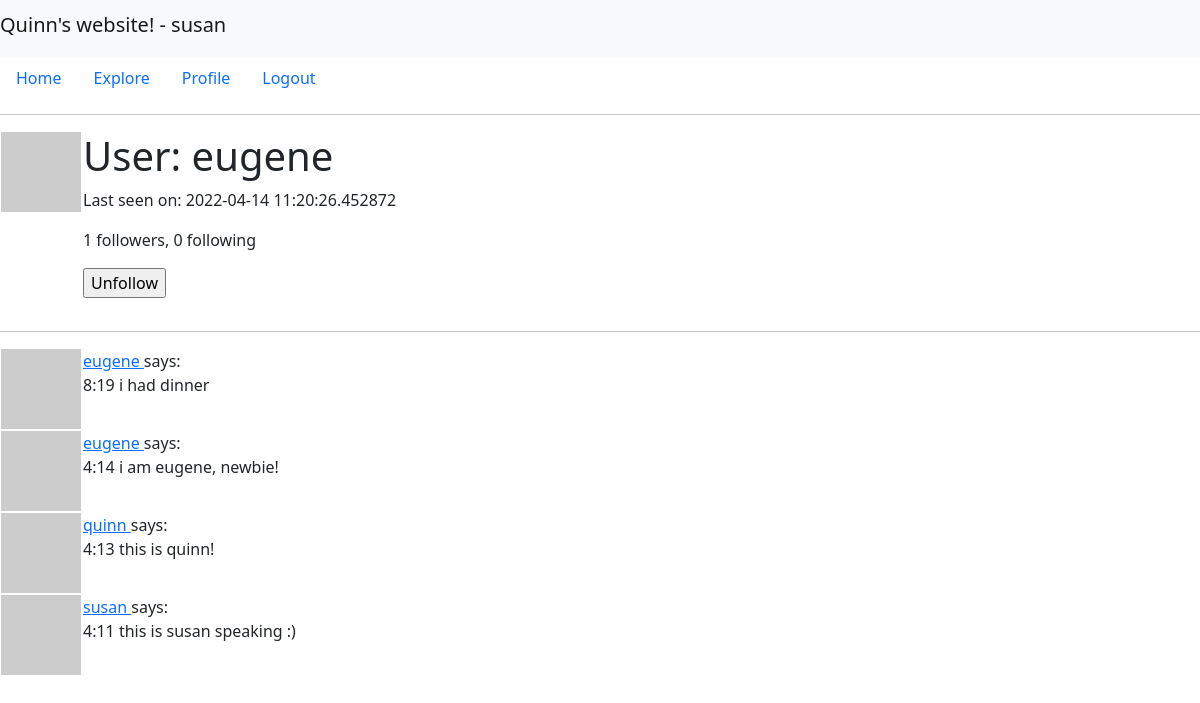
/user/eugene (signed in), run on the app's committed database.
### app/models.py (models this page shows, shortened)
class User(UserMixin,db.Model): # tutorial 5 -usermixin
    id=db.Column(db.Integer,primary_key=True)
    username=db.Column(db.String(64),index=True,unique=True)
    email=db.Column(db.String(120),index=True,unique=True)
    password_hash=db.Column(db.String(128))
    posts=db.relationship('Post',backref='author',lazy='dynamic') # User 생성시에 posts는 입력하지 않음,걍 relationship임(line45와 비교)
    about_me=db.Column(db.String(140))
    last_seen=db.Column(db.DateTime,default=datetime.utcnow)
    followed=db.relationship(
        'User',secondary=followers,
        primaryjoin=(followers.c.follower_id==id), # 팬(follower)
        secondaryjoin=(followers.c.followed_id==id), # 연예인(followed)
        backref=db.backref('followers',lazy='dynamic'),lazy='dynamic'#
    )
    def avatar(self,size):
        digest=md5(self.email.lower().encode('utf-8')).hexdigest()
        return 'https://www.gravatar.com/avatar/{}?d=identicon&s={}'.format(digest,size)
    def is_following(self,user):
        return self.followed.filter(
            followers.c.followed_id==user.id).count()>0
    def followed_posts(self):
        followed= Post.query.join( # after join: 전체 post 테이블에 follower id가 추가됨.
            followers,(followers.c.followed_id==Post.user_id)).filter(
                followers.c.follower_id==self.id)
        own=Post.query.filter_by(user_id=self.id)
        return followed.union(own).order_by(Post.timestamp.desc()) # after filter: 이 함수를 쓸 follower user가 follow한 포스트 테이블만 추려짐

class Post(db.Model):
    id=db.Column(db.Integer,primary_key=True)
    body=db.Column(db.String(140))
    timestamp=db.Column(db.DateTime,index=True,default=datetime.utcnow)
    user_id=db.Column(db.Integer,db.ForeignKey('user.id')) # user_id는 Post를 생성할 때 필수로 입력해야 함.

### app/routes.py (the view)
@app.route('/user/<username>') # user's profile page
@login_required
def user(username):
    user=User.query.filter_by(username=username).first_or_404() # first()의 variant로, query했을 때 값이 없으면 404 error발생
    posts=current_user.followed_posts().all()
    form=EmptyForm() # 팔로우 기능만들때 추가된 코드
    return render_template('user.html',user=user,posts=posts,form=form)

### app/forms.py
class EmptyForm(FlaskForm): # follow 기능에 필요함
    submit=SubmitField('Submit')

### app/models.py (called while the page is built)
@login.user_loader # tutorial 5 - every time when logged in user navigates to new page, flask-login retrieves id of him from the session and load it into memory
def load_user(id):# bc flask-login know nothing about db, so user_loader helps the extention to load a user
    return User.query.get(int(id))

### app/routes.py (called while the page is built)
@app.before_request # this decorator is useful bc now i can insert code i want to execute before any view function
def before_request():
    if current_user.is_authenticated:
        current_user.last_seen=datetime.utcnow()
        db.session.commit()

### app/templates/user.html (shortened to what this page needs)
{% extends 'layout/base.html' %}
{% block content%}
<table>
    <tr valign="top">
        <td><img src="{{user.avatar(128)}}"></td>
        <td>
            <h1>User: {{user.username}}</h1>
            {%if user.last_seen%}<p>Last seen on: {{user.last_seen}}</p>{%endif%}
            <p>{{user.followers.count()}} followers, {{user.followed.count()}} following</p>
            {%if user ==current_user%}
            <p><a href="{{url_for('edit_profile')}}">Wanna edit your profile?</a></p>
            {%else%}
            <p>
                <form action="{{url_for('unfollow',username=user.username)}}" method="post">
                    {{form.submit(value='Unfollow')}}
                </form>
            </p>
            {%endif%}
        </td>
    </tr>
</table>
    <hr>
    {%for post in posts%}
    {%include 'layout/_post.html'%}
    {%endfor%}
{%endblock%}

### app/templates/layout/base.html (shortened to what this page needs)
<!doctype html>
<html lang="en">
  <head>
    <link href="https://cdn.jsdelivr.net/npm/bootstrap@5.1.3/dist/css/bootstrap.min.css" rel="stylesheet">
  </head>
  <body>
    <nav class="navbar navbar-light bg-light">
      <span class="navbar-brand mb-2 h1">Quinn's website! - {{current_user.username}}</span>
    </nav>
    <ul class="nav">
      <li class="nav-item">
        <a class="nav-link" href="{{url_for('index')}}">Home</a>
      </li>
      <li class="nav-item">
        <a class="nav-link" href="{{url_for('explore')}}">Explore</a>
      </li>
      {% if current_user.is_anonymous %}
      <li class="nav-item">
        <a class="nav-link" href="{{url_for('login')}}">Login</a>
      </li>
      {%else %}
      <li class="nav-item">
        <a class="nav-link" href="{{url_for('user',username=current_user.username)}}">Profile</a>
      </li>
      <li class="nav-item">
        <a class="nav-link" href="{{url_for('logout')}}">Logout</a>
      </li>
      {%endif%}
    </ul>
    <hr>
    {%block content%}
    {%endblock%}
  </body>
</html>

### app/templates/layout/_post.html
<table>
    <tr valign="top">
        <td><img src="{{post.author.avatar(36)}}"></td>
        <td>
            <a href="{{url_for('user',username=post.author.username)}}">
                {{post.author.username}}
            </a>
            says:<br>{{post.body}}
        </td>
    </tr>
</table>

### data on the page
User: username "susan"
User: username "eugene", last_seen "2022-04-14 11:20:26.452872"
Post: author.username "eugene", body "8:19 i had dinner"
Post: author.username "eugene", body "4:14 i am eugene, newbie!"
Post: author.username "quinn", body "4:13 this is quinn!"
Post: author.username "susan", body "4:11 this is susan speaking :)"

### other printed values
{{ user.followers.count() }} "1"
{{ user.followed.count() }} "0"
